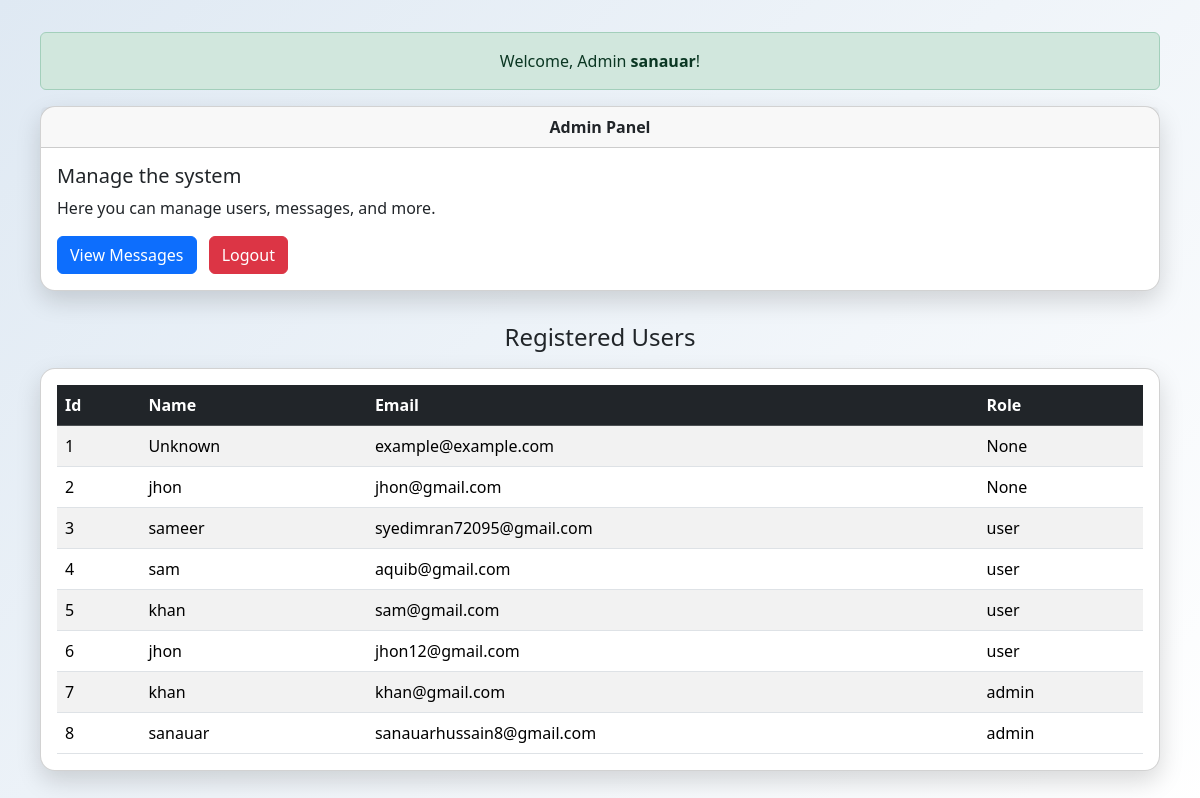
/admin_dashboard (signed in), run on the app's committed database.
### models.py (models this page shows, shortened)
class User(db.Model):
    __tablename__ = 'user'
    id = db.Column(db.Integer, primary_key=True)
    name = db.Column(db.String(150),nullable=False)
    email = db.Column(db.String(150), nullable=False)
    is_verified = db.Column(db.Boolean, default=False)
    password_hash = db.Column(db.String(256), nullable=False)
    verification_token = db.Column(db.String(64),  nullable=True)
    role = db.Column(db.String(10), default='user')
    __table_args__ = (
        UniqueConstraint('email', name='uq_user_email'),
        UniqueConstraint('verification_token', name='uq_user_verification_token'),
    )

### app.py (the view)
@app.route('/admin_dashboard')
def admin_dashboard():
    if 'email' not in session or session.get('role') != 'admin':
        flash('Access denied.', 'danger')
        return redirect('/login')
    user = User.query.filter_by(email=session['email']).first()
    users = User.query.all()
    return render_template('admin_dashboard.html', user=user , users=users)

### templates/admin_dashboard.html (shortened to what this page needs)
<!DOCTYPE html>
<html lang="en">
<head>
  <link href="https://cdn.jsdelivr.net/npm/bootstrap@5.3.3/dist/css/bootstrap.min.css" rel="stylesheet">
</head>
<body class="bg-light">
  <div class="container-fluid px-2 px-sm-4">
    <div class="alert alert-success mt-3 text-center">
      Welcome, Admin <strong>{{ user.name }}</strong>!
    </div>
    <div class="card">
      <div class="card-header fw-bold text-center">
        Admin Panel
      </div>
      <div class="card-body">
        <h5 class="card-title">Manage the system</h5>
        <p class="card-text">Here you can manage users, messages, and more.</p>
        <a href="{{ url_for('admin_messages') }}" class="btn btn-primary me-2">View Messages</a>
        <a href="/logout" class="btn btn-danger">Logout</a>
      </div>
    </div>
     <h4 class="mt-4 mb-3 text-center">Registered Users</h4>
    <div class="card p-3">
      <div class="table-responsive">
        <table class="table table-striped align-middle mb-0">
          <thead class="table-dark">
            <tr>
              <th scope="col">Id</th>
              <th scope="col">Name</th>
              <th scope="col">Email</th>
              <th scope="col">Role</th>
            </tr>
          </thead>
          <tbody>
            {% for u in users %}
            <tr>
              <td>{{ loop.index }}</td>
              <td>{{ u.name }}</td>
              <td>{{ u.email }}</td>
              <td>{{ u.role }}</td>
            </tr>
            {% endfor %}
          </tbody>
        </table>
      </div>
    </div>
  </div>
</body>
</html>

### templates/admin_dashboard.html (style rules this page uses)
body { background: linear-gradient(135deg, #dfe9f3, #ffffff); min-height: 100vh; padding: 1rem; }
.card { border-radius: 15px; box-shadow: 0 10px 25px rgba(0, 0, 0, 0.15); margin-bottom: 2rem; }
.table th, .table td { vertical-align: middle; }

### data on the page
User: name "sanauar", email "sanauarhussain8@gmail.com", role "admin"
User: name "Unknown", email "example@example.com", role "None"
User: name "jhon", email "jhon@gmail.com", role "None"
User: name "sameer", email "syedimran72095@gmail.com", role "user"
User: name "sam", email "aquib@gmail.com", role "user"
User: name "khan", email "sam@gmail.com", role "user"
User: name "jhon", email "jhon12@gmail.com", role "user"
User: name "khan", email "khan@gmail.com", role "admin"
